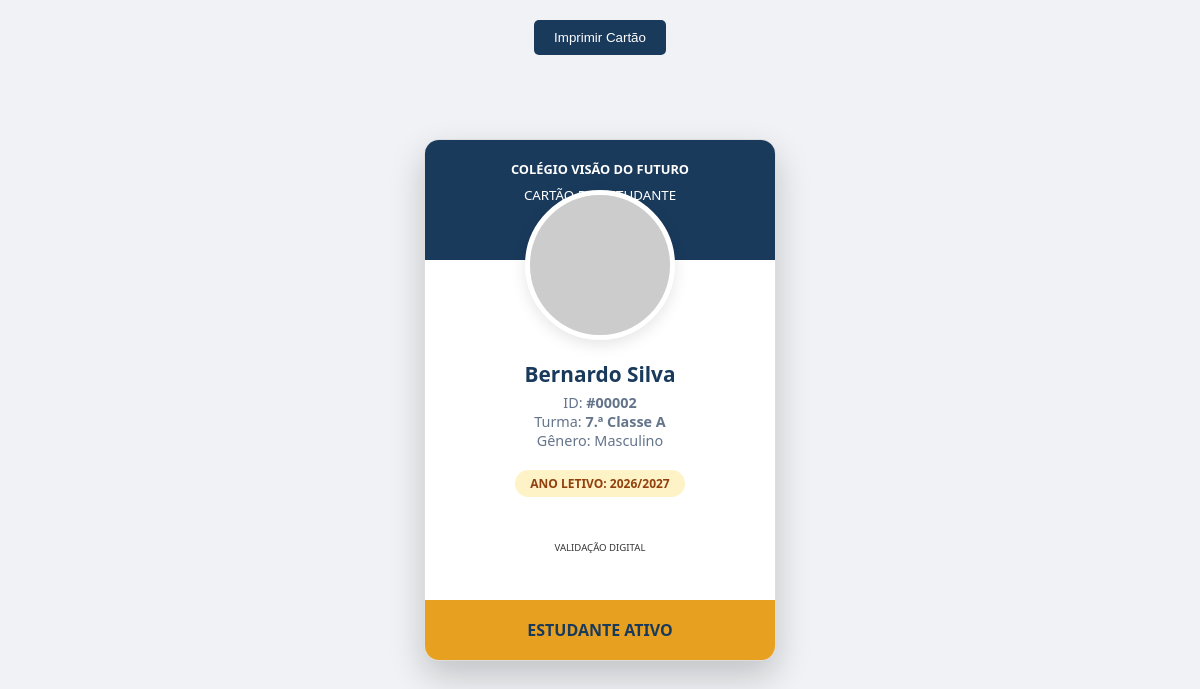
/paginas/cartao_estudante.php?id=2 (signed in), run on the app's committed database.
### tables this page shows
CREATE TABLE `alunos` (
  `id` int(11) NOT NULL,
  `nome_completo` varchar(200) NOT NULL,
  `email_aluno` varchar(150) DEFAULT NULL,
  `senha_acesso` varchar(255) NOT NULL,
  `data_nascimento` date DEFAULT NULL,
  `genero` enum('M','F','Outro') DEFAULT NULL,
  `foto` varchar(255) DEFAULT NULL,
  `turma_id` int(11) DEFAULT NULL,
  `responsavel_nome` varchar(200) DEFAULT NULL,
  `responsavel_telefone` varchar(20) DEFAULT NULL,
  `responsavel_email` varchar(150) DEFAULT NULL,
  `morada` varchar(500) DEFAULT NULL,
  `estado` enum('ativo','inativo','transferido') DEFAULT 'ativo',
  `data_matricula` date DEFAULT NULL,
  `criado_em` timestamp NOT NULL DEFAULT current_timestamp()
);

CREATE TABLE `turmas` (
  `id` int(11) NOT NULL,
  `nome` varchar(100) NOT NULL,
  `ano_letivo` varchar(9) DEFAULT NULL,
  `professor_responsavel` varchar(150) DEFAULT NULL,
  `capacidade` int(11) DEFAULT 30,
  `sala` varchar(50) DEFAULT NULL,
  `ativo` tinyint(1) DEFAULT 1,
  `criado_em` timestamp NOT NULL DEFAULT current_timestamp()
);

### includes/conexao.php (called while the page is built, shortened)
<?php
$host = 'localhost';
$user = 'root';
$pass = '';
$db   = 'escola_gestao';
$conn = new mysqli($host, $user, $pass, $db);
$conn->set_charset("utf8mb4");
function allCfg(){
    global $conn; $c = [];
    $r = $conn->query("SELECT chave,valor FROM escola_config");
    while ($row = $r->fetch_assoc()) $c[$row['chave']] = $row['valor'];
    return $c;
}

### paginas/cartao_estudante.php (the view, shortened to what this page needs)
<?php
require_once '../includes/conexao.php';
$aluno_id = $_SESSION['aluno_id'] ?? (int)$_GET['id'];
$cfg = allCfg();
$sql = "SELECT a.*, t.nome as turma_nome, t.ano_letivo
        FROM alunos a
        LEFT JOIN turmas t ON a.turma_id = t.id
        WHERE a.id = $aluno_id LIMIT 1";
$res = $conn->query($sql);
$al = $res->fetch_assoc();
?>
<!DOCTYPE html>
<html lang="pt">
<head>
    <link rel="stylesheet" href="https://cdnjs.cloudflare.com">
</head>
<body>
<div style="position: fixed; top: 20px; text-align:center; width:100%;">
    <button class="btn-print" onclick="window.print()" style="padding: 10px 20px; background: #1a3a5c; color: white; border: none; border-radius: 5px; cursor: pointer;">
        <i class="fas fa-print"></i> Imprimir Cartão
    </button>
</div>
<div class="cartao">
    <div class="topo-cartao">
        <div class="logo-escola"><?= $cfg['escola_nome'] ?></div>
        <small>CARTÃO DO ESTUDANTE</small>
    </div>
    <div class="foto-container">
        <?php if ($al['foto']): ?>
            <img src="../<?= $al['foto'] ?>" alt="Foto Aluno">
        <?php else: ?>
            <img src="https://via.placeholder.com" alt="Sem Foto">
        <?php endif; ?>
    </div>
    <div class="info-aluno">
        <div class="nome"><?= $al['nome_completo'] ?></div>
        <div class="detalhes">
            ID: <strong>#<?= str_pad($al['id'], 5, '0', STR_PAD_LEFT) ?></strong><br>
            Turma: <strong><?= $al['turma_nome'] ?></strong><br>
            Gênero: <?= $al['genero'] == 'M' ? 'Masculino' : 'Feminino' ?>
        </div>
        <div class="validade">ANO LETIVO: <?= $al['ano_letivo'] ?></div>
        <div class="qr-code">
            <i class="fas fa-qrcode fa-4x"></i><br>
            <small style="font-size: 0.6rem;">VALIDAÇÃO DIGITAL</small>
        </div>
    </div>
    <div class="footer-cartao">
        ESTUDANTE ATIVO
    </div>
</div>
</body>
</html>

### paginas/cartao_estudante.php (style rules this page uses)
body { background: #f0f2f5; display: flex; justify-content: center; align-items: center; height: 100vh; margin: 0; font-family: 'Segoe UI', sans-serif; }
.cartao { width: 350px; height: 520px; background: white; border-radius: 15px; box-shadow: 0 15px 35px rgba(0,0,0,0.2); overflow: hidden; position: relative; border: 1px solid #ddd; }
.topo-cartao { height: 120px; background: #1a3a5c; color: white; text-align: center; padding: 20px; box-sizing: border-box; }
.logo-escola { font-size: 0.8rem; font-weight: bold; text-transform: uppercase; margin-bottom: 5px; }
.foto-container { width: 140px; height: 140px; background: #eee; border: 5px solid white; border-radius: 50%; margin: -70px auto 0; overflow: hidden; position: relative; box-shadow: 0 5px 15px rgba(0,0,0,0.1); }
.foto-container img { width: 100%; height: 100%; object-fit: cover; }
.info-aluno { text-align: center; padding: 20px; }
.nome { font-size: 1.3rem; color: #1a3a5c; font-weight: bold; margin-bottom: 5px; }
.detalhes { font-size: 0.9rem; color: #64748b; margin-bottom: 20px; }
.validade { background: #fef3c7; color: #92400e; padding: 5px 15px; border-radius: 20px; font-size: 0.75rem; font-weight: bold; display: inline-block; }
.footer-cartao { position: absolute; bottom: 0; width: 100%; height: 60px; background: #e8a020; display: flex; justify-content: center; align-items: center; color: #1a3a5c; font-weight: bold; }
.qr-code { margin-top: 15px; opacity: 0.8; }

### data on the page
alunos: nome_completo "Bernardo Silva", id "00002", turma.nome "7.ª Classe A", turma.ano_letivo "2026/2027"

### other printed values
$cfg['escola_nome'] "COLÉGIO VISÃO DO FUTURO"
